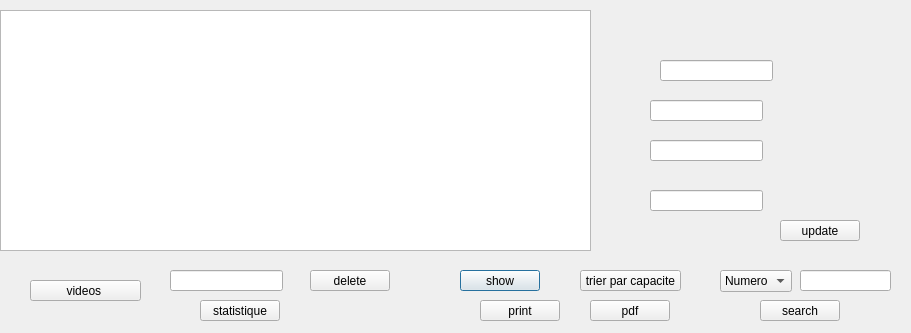
<?xml version="1.0" encoding="UTF-8"?>
<ui version="4.0">
 <class>SecDialog</class>
 <widget class="QDialog" name="SecDialog">
  <property name="geometry">
   <rect>
    <x>0</x>
    <y>0</y>
    <width>911</width>
    <height>333</height>
   </rect>
  </property>
  <property name="windowTitle">
   <string>Dialog</string>
  </property>
  <widget class="QTableView" name="tableView">
   <property name="geometry">
    <rect>
     <x>0</x>
     <y>10</y>
     <width>591</width>
     <height>241</height>
    </rect>
   </property>
   <property name="autoFillBackground">
    <bool>false</bool>
   </property>
   <property name="sizeAdjustPolicy">
    <enum>QAbstractScrollArea::AdjustToContents</enum>
   </property>
  </widget>
  <widget class="QPushButton" name="pushButton">
   <property name="geometry">
    <rect>
     <x>460</x>
     <y>270</y>
     <width>80</width>
     <height>21</height>
    </rect>
   </property>
   <property name="text">
    <string>show</string>
   </property>
  </widget>
  <widget class="QPushButton" name="delete_2">
   <property name="geometry">
    <rect>
     <x>310</x>
     <y>270</y>
     <width>80</width>
     <height>21</height>
    </rect>
   </property>
   <property name="text">
    <string>delete</string>
   </property>
  </widget>
  <widget class="QLineEdit" name="search">
   <property name="geometry">
    <rect>
     <x>170</x>
     <y>270</y>
     <width>113</width>
     <height>21</height>
    </rect>
   </property>
  </widget>
  <widget class="QPushButton" name="update">
   <property name="geometry">
    <rect>
     <x>780</x>
     <y>220</y>
     <width>80</width>
     <height>21</height>
    </rect>
   </property>
   <property name="text">
    <string>update</string>
   </property>
  </widget>
  <widget class="QLineEdit" name="lineEdit">
   <property name="geometry">
    <rect>
     <x>660</x>
     <y>60</y>
     <width>113</width>
     <height>21</height>
    </rect>
   </property>
  </widget>
  <widget class="QLineEdit" name="lineEdit_2">
   <property name="geometry">
    <rect>
     <x>650</x>
     <y>100</y>
     <width>113</width>
     <height>21</height>
    </rect>
   </property>
  </widget>
  <widget class="QLineEdit" name="lineEdit_3">
   <property name="geometry">
    <rect>
     <x>650</x>
     <y>140</y>
     <width>113</width>
     <height>21</height>
    </rect>
   </property>
  </widget>
  <widget class="QLineEdit" name="lineEdit_4">
   <property name="geometry">
    <rect>
     <x>650</x>
     <y>190</y>
     <width>113</width>
     <height>21</height>
    </rect>
   </property>
  </widget>
  <widget class="QPushButton" name="tri">
   <property name="geometry">
    <rect>
     <x>580</x>
     <y>270</y>
     <width>101</width>
     <height>21</height>
    </rect>
   </property>
   <property name="text">
    <string>trier par capacite</string>
   </property>
  </widget>
  <widget class="QComboBox" name="comboBox">
   <property name="geometry">
    <rect>
     <x>720</x>
     <y>270</y>
     <width>72</width>
     <height>22</height>
    </rect>
   </property>
   <item>
    <property name="text">
     <string>Numero</string>
    </property>
   </item>
   <item>
    <property name="text">
     <string>etat</string>
    </property>
   </item>
   <item>
    <property name="text">
     <string>type</string>
    </property>
   </item>
  </widget>
  <widget class="QLineEdit" name="combo">
   <property name="geometry">
    <rect>
     <x>800</x>
     <y>270</y>
     <width>91</width>
     <height>21</height>
    </rect>
   </property>
  </widget>
  <widget class="QPushButton" name="Csearch">
   <property name="geometry">
    <rect>
     <x>760</x>
     <y>300</y>
     <width>80</width>
     <height>21</height>
    </rect>
   </property>
   <property name="text">
    <string>search</string>
   </property>
  </widget>
  <widget class="QPushButton" name="pdf">
   <property name="geometry">
    <rect>
     <x>590</x>
     <y>300</y>
     <width>80</width>
     <height>21</height>
    </rect>
   </property>
   <property name="text">
    <string>pdf</string>
   </property>
  </widget>
  <widget class="QPushButton" name="print">
   <property name="geometry">
    <rect>
     <x>480</x>
     <y>300</y>
     <width>80</width>
     <height>21</height>
    </rect>
   </property>
   <property name="text">
    <string>print</string>
   </property>
  </widget>
  <widget class="QPushButton" name="video">
   <property name="geometry">
    <rect>
     <x>30</x>
     <y>280</y>
     <width>111</width>
     <height>21</height>
    </rect>
   </property>
   <property name="text">
    <string>videos </string>
   </property>
  </widget>
  <widget class="QPushButton" name="pushButton_2">
   <property name="geometry">
    <rect>
     <x>200</x>
     <y>300</y>
     <width>80</width>
     <height>21</height>
    </rect>
   </property>
   <property name="text">
    <string>statistique</string>
   </property>
  </widget>
 </widget>
 <resources/>
 <connections/>
</ui>
